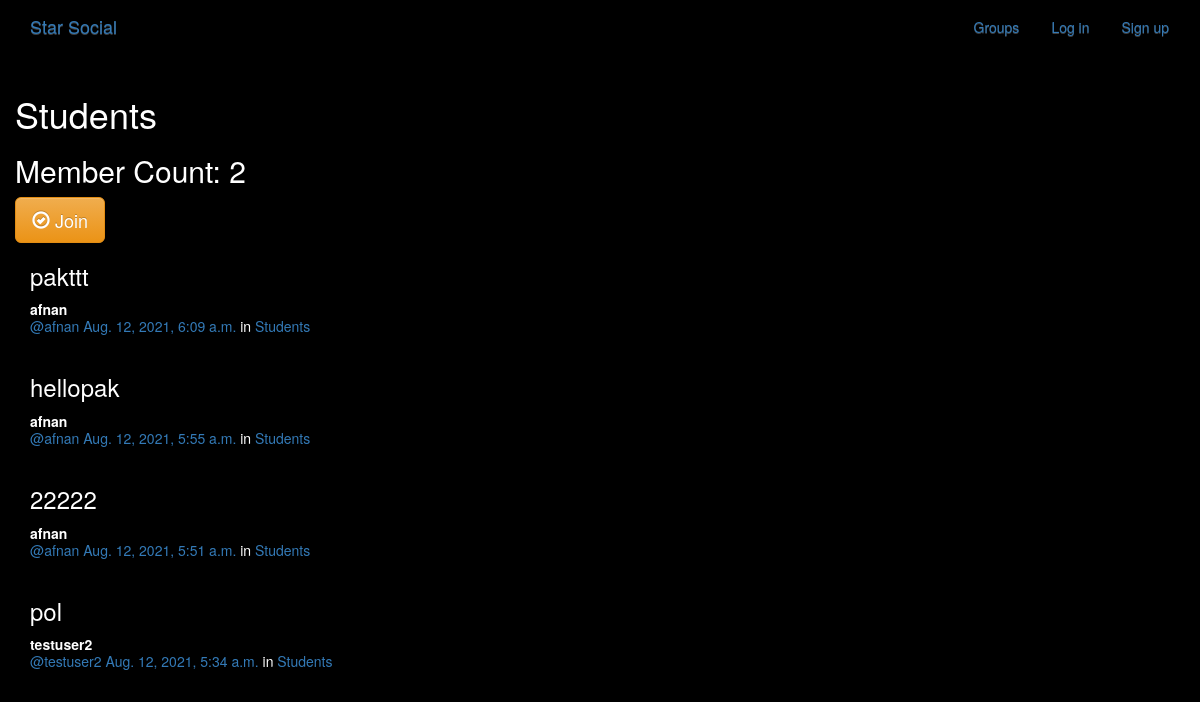
The app's page /groups/post/in/students with its own data.
### groups/models.py (models this page shows, shortened)
class Group(models.Model):
    name = models.CharField(max_length=255, unique=True)
    slug = models.SlugField(allow_unicode=True, unique=True)
    description = models.TextField(blank=True, default='')
    description_html = models.TextField(editable=False, default='', blank=True)
    members = models.ManyToManyField(User, through='GroupMember')

### posts/models.py (models this page shows, shortened)
class Post(models.Model):
    user = models.ForeignKey(User, related_name='posts', on_delete=models.CASCADE)
    created_at = models.DateTimeField(auto_now=True)
    message = models.TextField()
    message_html = models.TextField(editable=False)
    group = models.ForeignKey(Group, related_name='posts', null=True, blank=True, on_delete=models.CASCADE)
    class Meta:
        ordering = ['-created_at']
        unique_together = ['user', 'message']

### groups/views.py (the view)
# urls.py: path('post/in/<slug>', views.SingleGroup.as_view(), name='single'),
class SingleGroup(generic.DetailView):
    model = Group

### groups/templates/groups/group_detail.html
{% extends "groups/group_base.html" %}
{% block pregroup %}
<h1>{{group.name}}</h1>
<h2> Member Count: {{group.members.count}}</h2>
<div class="content">
  {% if user in group.members.all %}
    <a href="{% url 'groups:leave' slug=group.slug %}" class="btn btn-lg btn-fill btn-warning"><span class="glyphicon glyphicon-remove-circle"></span> Leave</a>
  {% else %}
    <a href="{% url 'groups:join' slug=group.slug %}" class="btn btn-lg btn-fill btn-warning"><span class="glyphicon glyphicon-ok-circle"></span> Join</a>
  {% endif %}
</div>
{% endblock %}
{% block group_content %}
<div class="col-md-8">
	{% if group.posts.count == 0 %}
	<h2>No posts in this group yet!</h2>
	{% else %}
		{% for post in group.posts.all %}
			{% include "posts/_post.html" %}
		{% endfor %}
	{% endif %}
</div>
{% endblock %}

### groups/templates/groups/group_base.html (shortened to what this page needs)
{% extends "base.html" %}
{% block content %}
<div class="container">
  <div class="row">
    {% block pregroup %}{% endblock %}
    {% block group_content %}{% endblock %}
  </div>
</div>
{% endblock %}

### templates/base.html (shortened to what this page needs)
<!DOCTYPE html>
{% load static %}
<html>
    <head>
        <link rel="stylesheet" href="https://maxcdn.bootstrapcdn.com/bootstrap/3.3.7/css/bootstrap.min.css">
        <link rel="stylesheet" href="https://maxcdn.bootstrapcdn.com/bootstrap/3.3.7/css/bootstrap-theme.min.css">
        <link rel="stylesheet" href="{% static 'simplesocial/css/master.css'%}">
    </head>
    <body>
        <nav class="navbar  mynav" role="navigation" id="navbar">
            <div class="container">
                <a class="navbar-brand mynav" href="{% url 'home' %}">Star Social</a>
                    <ul class="nav navbar-nav navbar-right">
                        {% if user.is_authenticated %}
                            <li><a href="{% url 'posts:create' %}" class="btn btn-simple">Post</a></li>
                            <li><a href="{% url 'groups:all' %}" class="btn btn-simple">Groups</a></li>
                            <li><a href="{% url 'groups:create' %}" class="btn btn-simple">Create Group</a></li>
                            <li><a href="{% url 'posts:for_user' username=user.username %}" class="btn btn-simple">My Posts</a></li>
                            <li><a href="{% url 'accounts:logout' %}" class="btn btn-simple">Log out</a></li>
                        {% else %}
                            <li><a href="{% url 'groups:all' %}"class="btn btn-simple">Groups</a></li>
                            <li><a href="{% url 'accounts:login' %}" class="btn btn-simple">Log in</a></li>
                            <li><a href="{% url 'accounts:signup' %}" class="btn btn-simple">Sign up</a></li>
                        {% endif %}
                    </ul>
            </div>
        </nav>
        {% block content %}
        {% endblock %}
    </body>
</html>

### posts/templates/posts/_post.html (shortened to what this page needs)
<div class="post media">
	<h3>{{ post.message_html|safe }}</h3>
	<div class="media-body">
		<strong>{{ post.user.username }}</strong>
		<h5 class="media-heading">
			<span class="username"><a href="{% url 'posts:for_user' username=post.user.username %}">@{{ post.user.username }}</a></span>
			<time class="time"><a href="{% url 'posts:single' username=post.user.username pk=post.pk %}">{{ post.created_at }}</a></time>
			{% if post.group %}
			<span class="group-name">in <a href="#">{{ post.group.name }}</a></span>
			{% endif %}
		</h5>
	</div>
</div>

### static/simplesocial/css/master.css (style rules this page uses)
body { margin: 0; overflow: hidden; background-color: black; color: white; }

### records on screen
Group: name "Students", members.count "2"
Post: message_html "pakttt", user.username "afnan", created_at "Aug. 12, 2021, 6:09 a.m.", group.name "Students"
Post: message_html "hellopak", user.username "afnan", created_at "Aug. 12, 2021, 5:55 a.m.", group.name "Students"
Post: message_html "22222", user.username "afnan", created_at "Aug. 12, 2021, 5:51 a.m.", group.name "Students"
Post: message_html "pol", user.username "testuser2", created_at "Aug. 12, 2021, 5:34 a.m.", group.name "Students"
